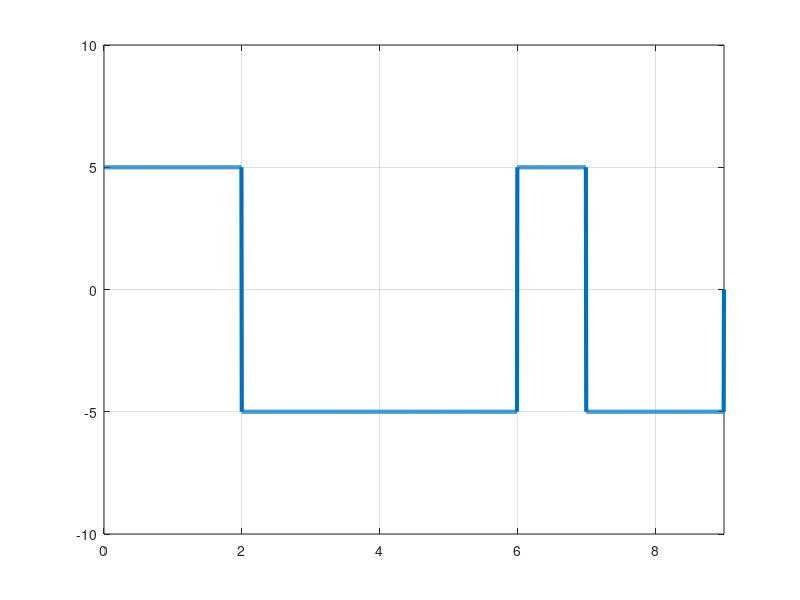

Here is the MATLAB script that generated this plot:
figure;

bits = [1 0 1 0 0 0 1 1 0];
n = 200;
bitrate = 1;
len = length(bits);

N = n*len;
T = len/bitrate;

dt = T/N;
state = int16(-5);

t = 0:dt:T;
x = zeros(1,length(t));

for i=0:len-1
  if bits(i+1) == 1
    state = -1 * state;
    x(i*n+1:(i+1)*n) = state;
  else
    x(i*n+1:(i+1)*n) = state
  endif
endfor

plot(t,x, 'LineWidth',3);
axis([0 t(end) -10 10]);
grid on;
